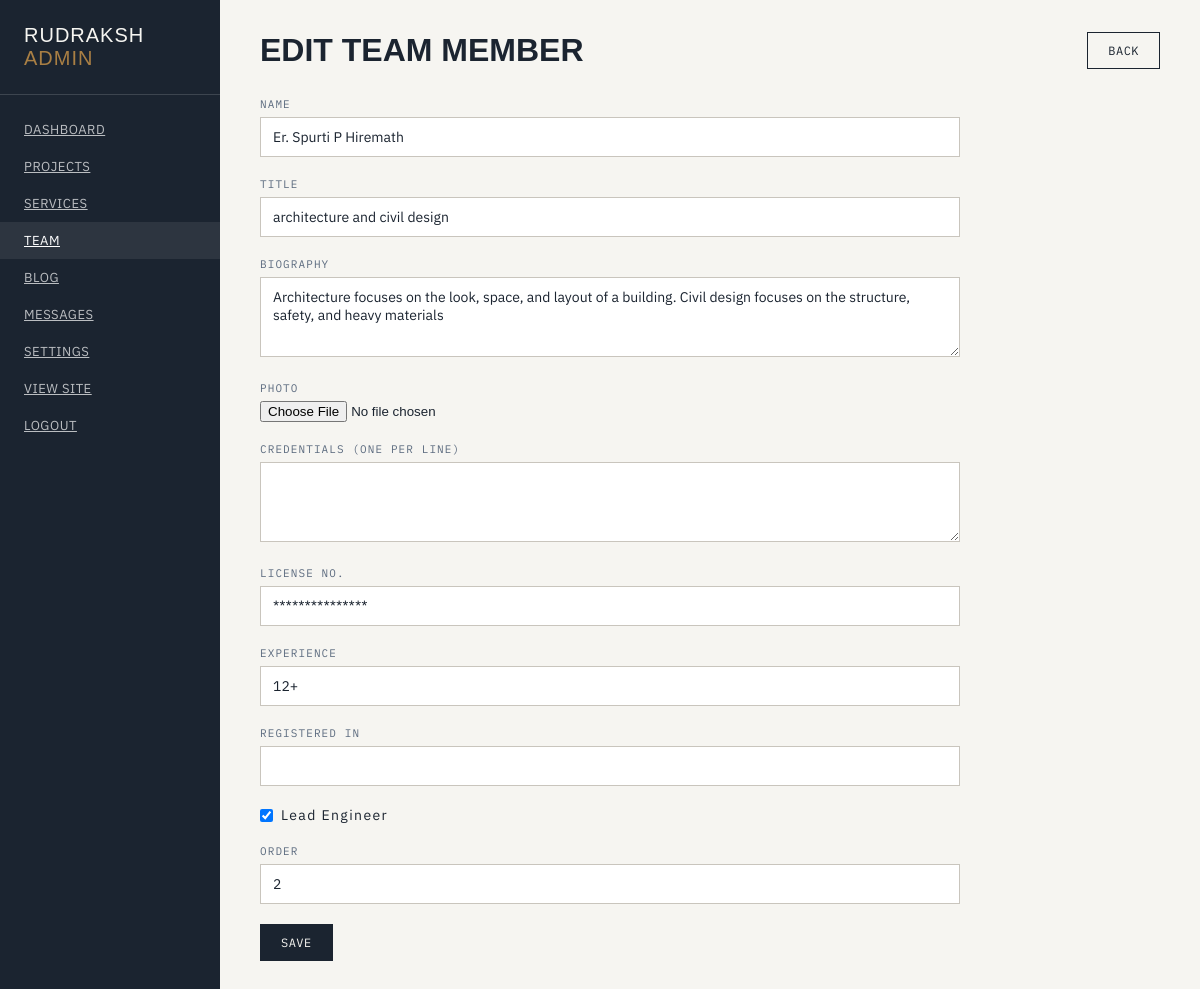
Screenshot of /admin/team/edit/2 (signed in) with the database file from the repository.
### app/models.py (models this page shows)
class TeamMember(db.Model):
    id = db.Column(db.Integer, primary_key=True)
    name = db.Column(db.String(200), nullable=False)
    title = db.Column(db.String(200))
    bio = db.Column(db.Text)
    image = db.Column(db.String(300))
    credentials = db.Column(db.Text)
    license_no = db.Column(db.String(100))
    experience = db.Column(db.String(100))
    registered_in = db.Column(db.String(200))
    is_lead = db.Column(db.Boolean, default=False)
    order = db.Column(db.Integer, default=0)

### app/routes/admin.py (the view, shortened to what this page needs)
@admin_bp.route('/team/edit/<int:id>', methods=['GET', 'POST'])
@login_required
def team_edit(id):
    member = TeamMember.query.get_or_404(id)
    form = TeamForm(obj=member)
    return render_template('admin/team_form.html', form=form, member=member)

### app/forms.py
class TeamForm(FlaskForm):
    name = StringField('Full Name', validators=[DataRequired(), Length(max=200)])
    title = StringField('Job Title', validators=[Optional(), Length(max=200)])
    bio = TextAreaField('Biography', validators=[Optional()])
    image = FileField('Photo')
    credentials = TextAreaField('Credentials (one per line)', validators=[Optional()])
    license_no = StringField('License Number', validators=[Optional(), Length(max=100)])
    experience = StringField('Experience', validators=[Optional(), Length(max=100)])
    registered_in = StringField('Registered In', validators=[Optional(), Length(max=200)])
    is_lead = BooleanField('Lead Engineer')
    order = IntegerField('Display Order', default=0)

### app/models.py (called while the page is built)
@login_manager.user_loader
def load_user(user_id):
    return User.query.get(int(user_id))

    @classmethod
    def get(cls, key, default=''):
        setting = cls.query.filter_by(key=key).first()
        return setting.value if setting else default

### app/templates/admin/team_form.html (shortened to what this page needs)
{% extends "admin/base.html" %}
{% block content %}
<div class="page-header">
  <h1>{% if member %}Edit Team Member{% else %}New Team Member{% endif %}</h1>
  <a href="{{ url_for('admin.team') }}" class="btn">Back</a>
</div>
<form method="POST" enctype="multipart/form-data" class="admin-form">
  <div class="field"><label>Name</label>{{ form.name }}</div>
  <div class="field"><label>Title</label>{{ form.title }}</div>
  <div class="field"><label>Biography</label>{{ form.bio }}</div>
  <div class="field"><label>Photo</label>{{ form.image }}</div>
  <div class="field"><label>Credentials (one per line)</label>{{ form.credentials }}</div>
  <div class="field"><label>License No.</label>{{ form.license_no }}</div>
  <div class="field"><label>Experience</label>{{ form.experience }}</div>
  <div class="field"><label>Registered In</label>{{ form.registered_in }}</div>
  <div class="field checkbox"><label>{{ form.is_lead }} Lead Engineer</label></div>
  <div class="field"><label>Order</label>{{ form.order }}</div>
  <button type="submit" class="btn btn-primary">Save</button>
</form>
{% endblock %}

### app/static/css/admin.css (style rules this page uses)
:root { --ink: #1B2430; --paper: #F6F5F1; --line: #C9C5BD; --brass: #A97F44; --steel: #2E3B4E; --steel-soft: #5C6B7F; --white: #FFFFFF; --red: #c0392b; --green: #27ae60; }
* { margin:0;padding:0;box-sizing:border-box; }
body { font-family: 'IBM Plex Sans', sans-serif; font-size: 15px; color: var(--ink); background: var(--paper); }
.page-header { display: flex; justify-content: space-between; align-items: center; margin-bottom: 28px; flex-wrap: wrap; gap: 16px; }
.page-header h1 { font-family: 'Big Shoulders Display', sans-serif; font-size: 32px; text-transform: uppercase; }
.btn, .btn-primary, .btn-sm { font-family: 'IBM Plex Mono', monospace; font-size: 12px; letter-spacing: 0.04em; text-transform: uppercase; padding: 10px 20px; border: 1px solid var(--ink); display: inline-flex; align-items: center; gap: 8px; cursor: pointer; transition: all .2s ease; text-decoration: none; color: var(--ink); }
.btn-primary { background: var(--ink); color: var(--paper); }
.admin-form { max-width: 700px; }
.admin-form .field { margin-bottom: 20px; }
.admin-form .field label { display: block; font-family: 'IBM Plex Mono', monospace; font-size: 11px; letter-spacing: 0.1em; text-transform: uppercase; color: var(--steel-soft); margin-bottom: 6px; }
.admin-form .field input[type="text"], .admin-form .field input[type="password"], .admin-form .field input[type="email"], .admin-form .field input[type="number"], .admin-form .field textarea, .admin-form .field select { width: 100%; padding: 10px 12px; border: 1px solid var(--line); font-family: 'IBM Plex Sans', sans-serif; font-size: 14px; color: var(--ink); background: var(--white); outline: none; transition: border-color .2s ease; }
.admin-form .field textarea { min-height: 80px;resize:vertical; }
.admin-form .field.checkbox label { display: flex; align-items: center; gap: 8px; cursor: pointer; text-transform: none; font-family: 'IBM Plex Sans', sans-serif; font-size: 14px; color: var(--ink); }
.admin-form .field.checkbox input { width: auto; }

### rows the page displays
TeamMember: name "Er. Spurti P Hiremath", title "architecture and civil design", bio "Architecture focuses on the look, space, and layout of a building. Civil design focuses on the structure, safety, and heavy materials", license_no "***************", experience "12+", is_lead "☑", order "2"
